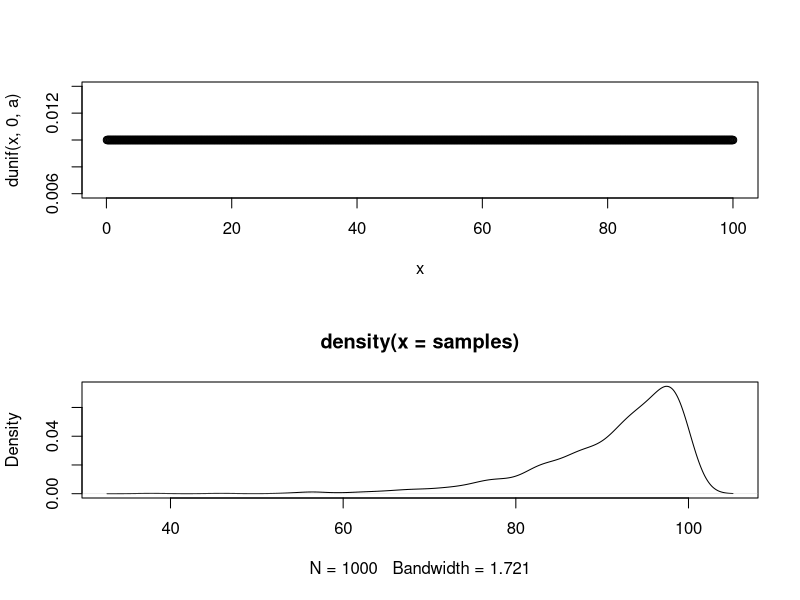
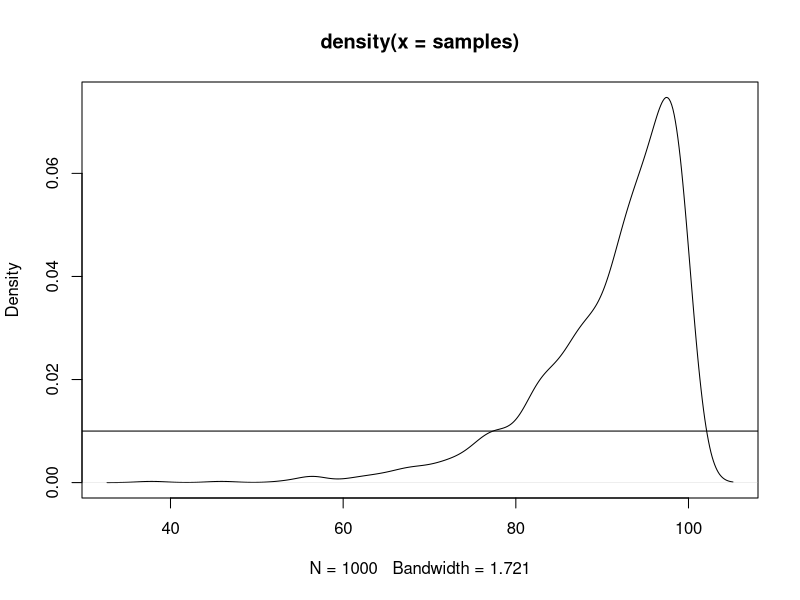

Source code (R) for these figures, in order:

a <- 100
x <- seq(a/1000,a, by=a/1000)

samples <- c()
for (i in 1:1000){
  samples[i] <- max(sample(runif(10,0,a)))
}
dens <- density(samples)
par(mfrow=c(2,1))
plot(x,dunif(x,0,a))
plot(dens)
dev.off()
plot(dens)
lines(dunif(x,0,a))
max(samples)
